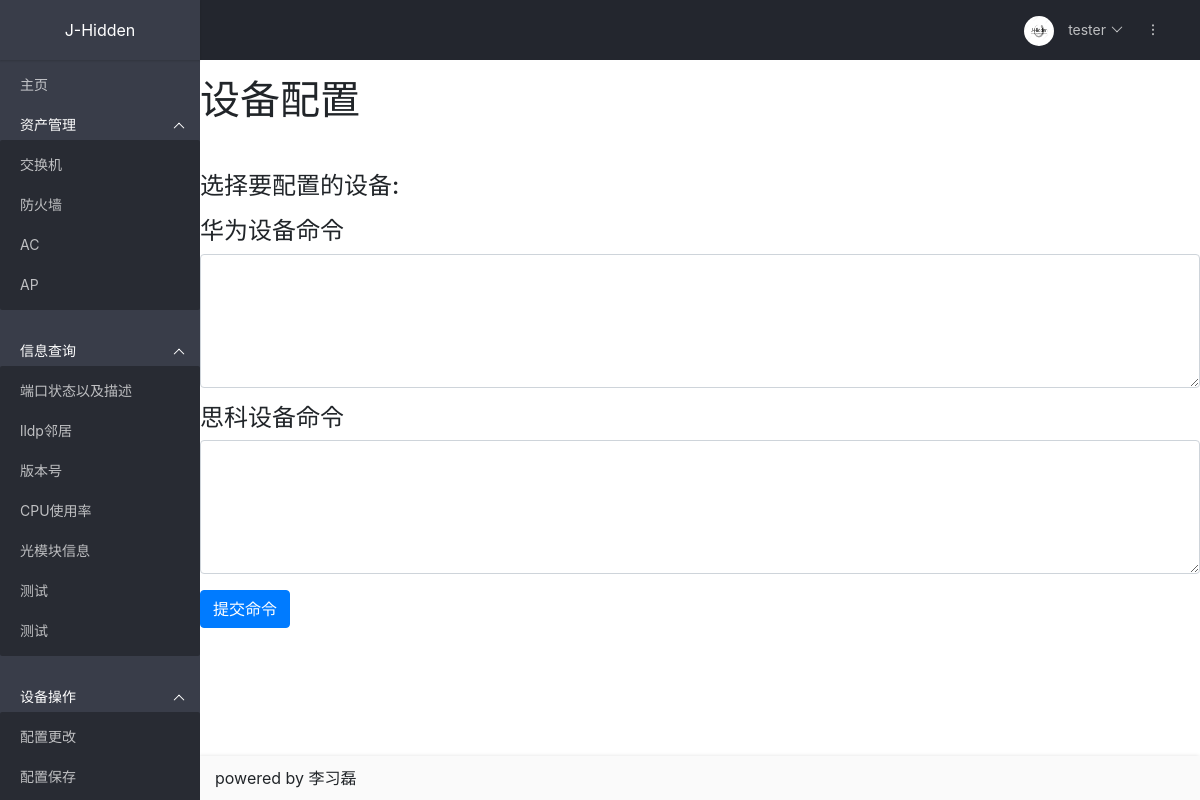
Page /config/ on the earlier database version.
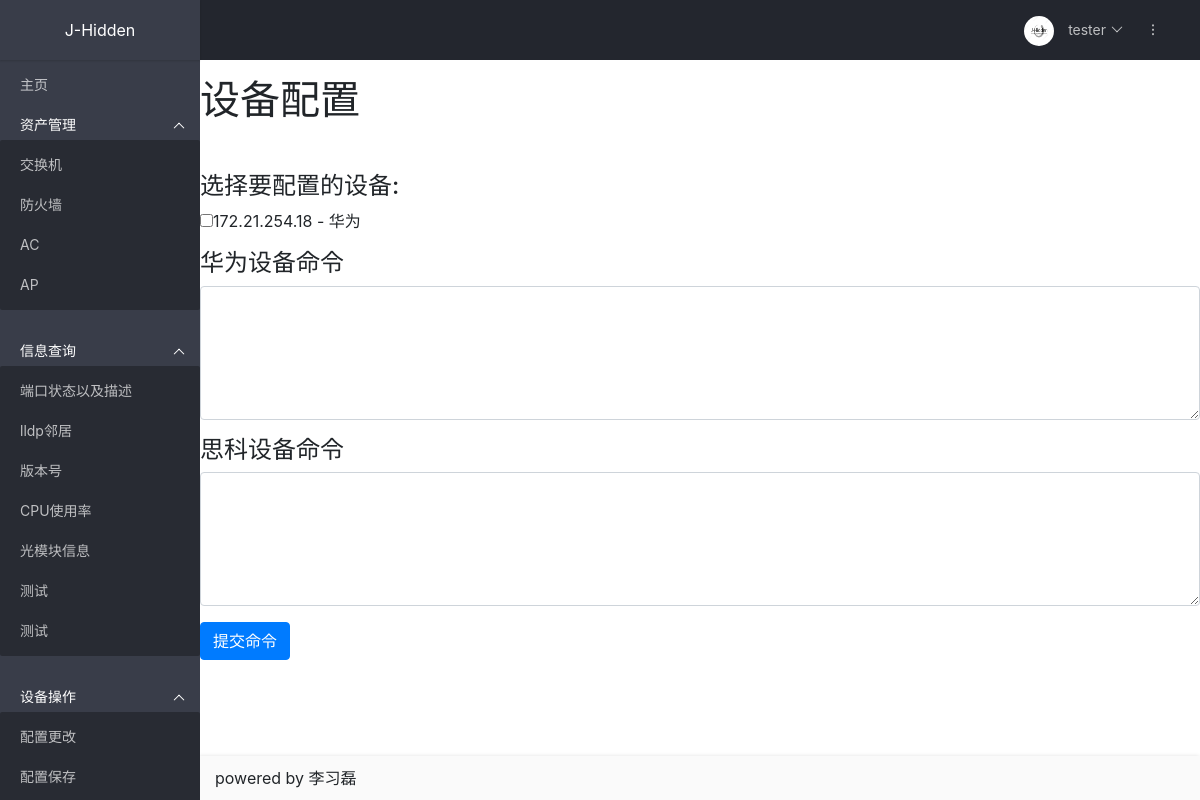
Same page on the later database version.
### cmdb/models.py (models this page shows, shortened)
class Device(models.Model):
    group_choices = (
        ('0', '一组'),
        ('1', '二组'),
        ('2', '三组'),
    )
    ip = models.GenericIPAddressField(verbose_name='IP地址', unique=True)
    name = models.CharField(verbose_name='设备名称', max_length=128)
    username = models.CharField(verbose_name='用户名', default='lixilei',max_length=128)
    password = models.CharField(verbose_name='密码', default='lixilei6028', max_length=128)
    port = models.CharField(verbose_name='端口', default=22, max_length=128)
    platform = models.CharField(verbose_name='平台(netmiko)', max_length=128)
    sn = models.CharField(verbose_name='sn', max_length=128, unique=True,)
    vendor = models.CharField(verbose_name='厂商', max_length=128)
    role = models.CharField(verbose_name='设备类型', max_length=128,)
    is_virtual = models.BooleanField(verbose_name='虚拟化', default=False)
    group = models.CharField(verbose_name='运维组', choices=group_choices,  max_length=128)
    creat_time = models.DateTimeField(verbose_name='创建时间', auto_now_add=True)
    update_time = models.DateTimeField(verbose_name='更新时间', auto_now=True)

### cmdb/views.py (the view, shortened to what this page needs)
# urls.py: path('config/', views.Config, name='config'),
def Config(request):
    if request.method == 'GET':
        devices = Device.objects.all()
        context = {'devices': devices,
                   'mode': '设备配置'
                   }
        return render(request, 'config.html', context)

### cmdb/templates/config.html (shortened to what this page needs)
{% extends 'base.html' %}
{% block head %}
    <link rel="stylesheet" href="https://cdn.jsdelivr.net/npm/bootstrap@4.6.0/dist/css/bootstrap.min.css"
{% endblock %}
{% block content %}
    <h1 class="mt-3">{{mode}}</h1>
    <form method="POST">
        <h4 class="mt-5">选择要配置的设备:</h4>
        {% for device in devices %}
            <input type="checkbox" name="device" value="{{ device.id }}">{{device.ip}} - {{device.vendor}}<br>
        {% endfor %}
        <h4 class="mt-3">华为设备命令</h4>
        <textarea class="form-control" rows="5" name="huawei_command"></textarea>
        <h4 class="mt-3">思科设备命令</h4>
        <textarea class="form-control" rows="5" name="cisco_command"></textarea>
        <button type="submit" class="mt-3 btn btn-primary">提交命令</button>
    </form>
{% endblock content %}

Differences in the rows shown:
added Device: ip "172.21.254.18", vendor "华为"
